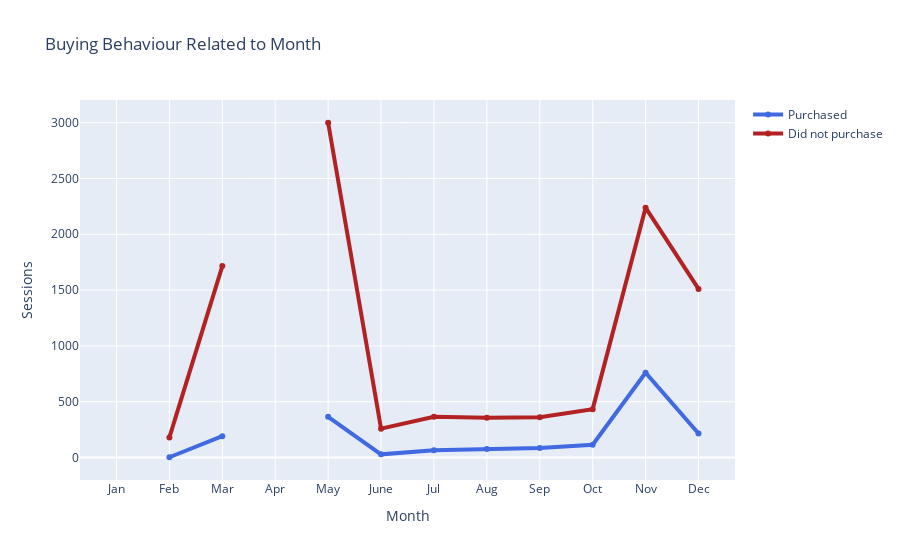

Notebook code for this chart:
### Code cell
months = ['Jan', 'Feb', 'Mar', 'Apr', 'May', 'June', 'Jul', 'Aug', 'Sep', 'Oct', 'Nov', 'Dec']

fig = go.Figure()
fig.add_trace(go.Scatter(x=months, 
                         y=[i for i in df[df['Revenue']==True]['Month'].value_counts().reindex(months).values], 
                         name = 'Purchased',
                         line=dict(color='royalblue', width=4)))
fig.add_trace(go.Scatter(x=months, 
                         y=[i for i in df[df['Revenue']==False]['Month'].value_counts().reindex(months).values], 
                         name='Did not purchase',
                         line=dict(color='firebrick', width=4)
))

fig.update_layout(title='Buying Behaviour Related to Month',
                   xaxis_title='Month',
                   yaxis_title='Sessions')


fig.show()

### Figure 1 — Plotly figure (JSON) as saved in the notebook; plotly's stock layout.template omitted (floating-point values rounded to 4 significant figures)
{"data": [{"line": {"color": "royalblue", "width": 4}, "name": "Purchased", "type": "scatter", "x": ["Jan", "Feb", "Mar", "Apr", "May", "June", "Jul", "Aug", "Sep", "Oct", "Nov", "Dec"], "y": [null, 3, 192, null, 365, 29, 66, 76, 86, 115, 760, 216]}, {"line": {"color": "firebrick", "width": 4}, "name": "Did not purchase", "type": "scatter", "x": ["Jan", "Feb", "Mar", "Apr", "May", "June", "Jul", "Aug", "Sep", "Oct", "Nov", "Dec"], "y": [null, 181, 1715, null, 2999, 259, 366, 357, 362, 434, 2238, 1511]}], "layout": {"title": {"text": "Buying Behaviour Related to Month"}, "xaxis": {"title": {"text": "Month"}}, "yaxis": {"title": {"text": "Sessions"}}}}
